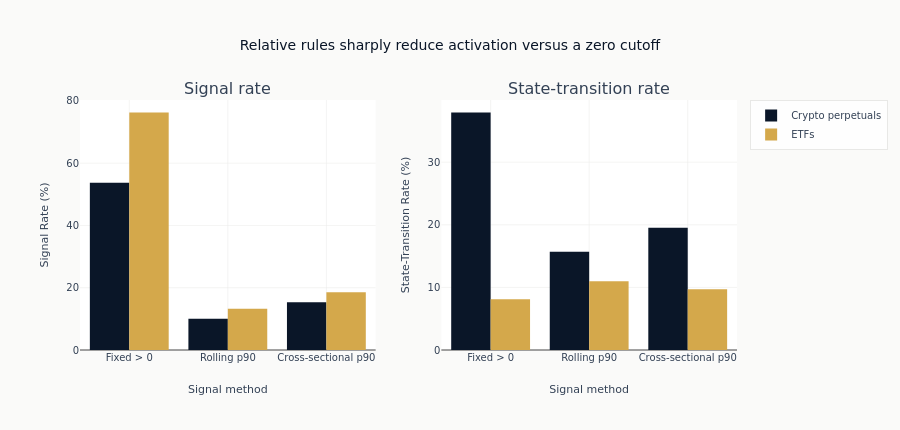

Write notebook code for a chart like this one.
### Markdown cell above
The ordered plotting view keeps each method aligned across the two panels.

### Code cell
fig = make_subplots(rows=1, cols=2, subplot_titles=["Signal rate", "State-transition rate"])

for case_study in CASE_STUDIES:
    data = operating_plot_data[case_study]
    fig.add_trace(
        go.Bar(
            x=method_labels,
            y=(data["signal_rate"] * 100).to_list(),
            name=str(CASE_STUDIES[case_study]["display"]),
            marker_color=CASE_STUDY_COLORS[case_study],
        ),
        row=1,
        col=1,
    )
    fig.add_trace(
        go.Bar(
            x=method_labels,
            y=(data["transition_rate"] * 100).to_list(),
            name=str(CASE_STUDIES[case_study]["display"]),
            marker_color=CASE_STUDY_COLORS[case_study],
            showlegend=False,
        ),
        row=1,
        col=2,
    )
fig.update_layout(
    title="Relative rules sharply reduce activation versus a zero cutoff",
    barmode="group",
    height=430,
    margin=dict(t=100, r=140),
    legend=dict(x=1.02, y=1.0, xanchor="left", yanchor="top"),
)
fig.update_xaxes(title_text="Signal method", row=1, col=1)
fig.update_xaxes(title_text="Signal method", row=1, col=2)
fig.update_yaxes(title_text="Signal Rate (%)", row=1, col=1)
fig.update_yaxes(title_text="State-Transition Rate (%)", row=1, col=2)
fig.show()

### Figure 1 — Plotly figure (JSON) as saved in the notebook; plotly's stock layout.template omitted (floating-point values rounded to 4 significant figures)
{"data": [{"marker": {"color": "#0a1628"}, "name": "Crypto perpetuals", "type": "bar", "x": ["Fixed > 0", "Rolling p90", "Cross-sectional p90"], "xaxis": "x", "y": [53.73, 9.999, 15.37], "yaxis": "y"}, {"marker": {"color": "#0a1628"}, "name": "Crypto perpetuals", "showlegend": false, "type": "bar", "x": ["Fixed > 0", "Rolling p90", "Cross-sectional p90"], "xaxis": "x2", "y": [37.94, 15.68, 19.53], "yaxis": "y2"}, {"marker": {"color": "#D4A84B"}, "name": "ETFs", "type": "bar", "x": ["Fixed > 0", "Rolling p90", "Cross-sectional p90"], "xaxis": "x", "y": [76.28, 13.24, 18.56], "yaxis": "y"}, {"marker": {"color": "#D4A84B"}, "name": "ETFs", "showlegend": false, "type": "bar", "x": ["Fixed > 0", "Rolling p90", "Cross-sectional p90"], "xaxis": "x2", "y": [8.123, 11.0, 9.708], "yaxis": "y2"}], "layout": {"annotations": [{"font": {"size": 16}, "showarrow": false, "text": "Signal rate", "x": 0.225, "xanchor": "center", "xref": "paper", "y": 1.0, "yanchor": "bottom", "yref": "paper"}, {"font": {"size": 16}, "showarrow": false, "text": "State-transition rate", "x": 0.775, "xanchor": "center", "xref": "paper", "y": 1.0, "yanchor": "bottom", "yref": "paper"}], "barmode": "group", "height": 430, "legend": {"x": 1.02, "xanchor": "left", "y": 1.0, "yanchor": "top"}, "margin": {"r": 140, "t": 100}, "title": {"text": "Relative rules sharply reduce activation versus a zero cutoff"}, "xaxis": {"anchor": "y", "domain": [0.0, 0.45], "title": {"text": "Signal method"}}, "xaxis2": {"anchor": "y2", "domain": [0.55, 1.0], "title": {"text": "Signal method"}}, "yaxis": {"anchor": "x", "domain": [0.0, 1.0], "title": {"text": "Signal Rate (%)"}}, "yaxis2": {"anchor": "x2", "domain": [0.0, 1.0], "title": {"text": "State-Transition Rate (%)"}}}}
